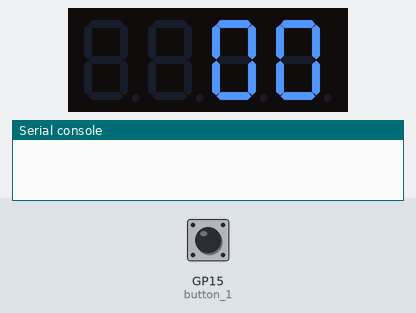
Recording of a program running on a simulated Raspberry Pi Pico running MicroPython. Parts: 4-digit seven-segment display, the last lines printed to the serial console. Wiring (from the project's diagram.json): green button on GP15, NTC temperature sensor on GP26. The inputs (shaded band) are chosen by the test bench; at power-on: GP15 (button_1) LOW. The segment pins are drawn as the display they are named for.

Above: at 0.06 s.
At 1.26 s:
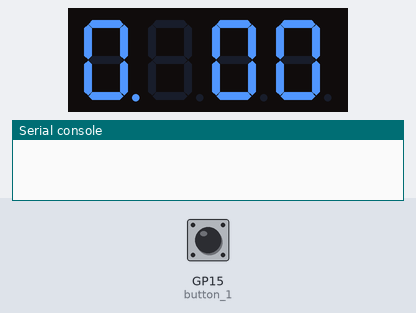
1.3 s: GP15 (button_1) pulled HIGH for 0.15 s
At 1.5 s:
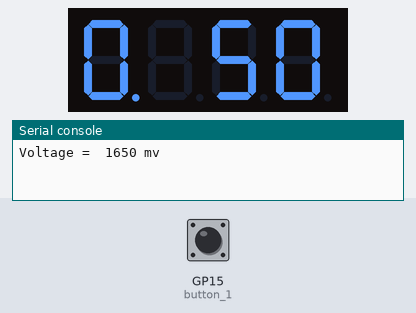

The program:

main.py
```python
# imports
import machine
import math
import time
from time import sleep
from machine import ADC
from machine import Pin


#######################################
# Pin and constant definitions
#######################################
SEVEN_SEGMENT_START_PIN = 0
DISPLAY_COUNT = 4
DECIMAL_PRECISION = 3
sensors = ADC(26)
last_button_time_stamp = 0
button_1 = Pin(15, Pin.IN, Pin.PULL_DOWN)


# HEX values for 7 segment display values
digit_list_hex = [
    0b11000000,  # 0
    0b11111001,  # 1
    0x24,  # 2
    0x30,  # 3
    0x19,  # 4
    0x12,  # 5
    0x02,  # 6
    0x78,  # 7
    0x00,  # 8
    0x10,  # 9
]

#######################################
# Global variables
#######################################
button_pressed = False
display_value = 80
segment_pins = []
display_select_pins = []
current_display_index = DISPLAY_COUNT -1  # to keep track of which digit is currently being displayed

def scan_display():
    global current_display_index, display_value

    digit = display_value

    # Display the digit,
    # enable the decimal point if the current digit index equals to the set decimal precision
    display_digit(digit, current_display_index, current_display_index == DECIMAL_PRECISION and 0 != DECIMAL_PRECISION)

    # Move to the next display
    current_display_index = (current_display_index - 1)
    if current_display_index < 0:
        current_display_index = DISPLAY_COUNT -1

    for i in range(4):
        display_digit(int(digit % 10), i, i == DECIMAL_PRECISION and 0 != DECIMAL_PRECISION)
        time.sleep(0.03)
        digit /= 10

def display_digit(digit_value, digit_index, dp_enable=False):
    # Ensure the value is valid
    if digit_value < 0 or digit_value > len(digit_list_hex):
        #error
        return

    # Deselect all display select pins
    for pin in display_select_pins:
        pin.value(0)

    # Set the segments according to the digit value
    mask = digit_list_hex[digit_value]
    #mask = 0x0b11000000;
    for i in range(7):  # 7 segments from A to G
        segment_pins[i].value((mask >> i) & 1)

    # Set the DP if it's enabled
    segment_pins[7].value(1 if dp_enable == False else 0)

    # Otherwise, ensure the index is valid and activate the relevant display select pin
    if 0 <= digit_index < DISPLAY_COUNT:
        display_select_pins[digit_index].value(1)
    else:
        return

def interrupt_callback(pin): # A function to handle the button bouncing
    global last_button_time_stamp
    cur_button_ts = time.ticks_ms()
    button_press_delta = cur_button_ts - last_button_time_stamp
    if button_press_delta > 400:
        last_button_time_stamp = cur_button_ts
        global button_pressed
        button_pressed = True
button_1.irq(trigger=Pin.IRQ_FALLING, handler=interrupt_callback)

def sensor():   #The function to read the didgital value and convert it
    global sensors
    digital_val = sensors.read_u16()
    analog_val = float((digital_val/(2**16-1))*  3.3)
    global display_value
    display_value =int( analog_val * 1000)
    print("Voltage = ",display_value, "mv")
def main():
    global button_pressed, SEVEN_SEGMENT_START_PIN, DISPLAY_COUNT, display_value
    display_value = 0
    # Set up display select pins
    for i in range(SEVEN_SEGMENT_START_PIN + 8, SEVEN_SEGMENT_START_PIN + 8 + DISPLAY_COUNT):
        pin = machine.Pin(i, machine.Pin.OUT)
        pin.value(0)
        display_select_pins.append(pin)

    # Set up seven segment pins
    for i in range(SEVEN_SEGMENT_START_PIN, SEVEN_SEGMENT_START_PIN + 8):
        pin = machine.Pin(i, machine.Pin.OUT)
        pin.value(1)
        segment_pins.append(pin)
    if button_pressed is True:
        button_pressed = False
        sensor()

    while button_pressed == False:
        scan_display()
while True:
    main()
```
